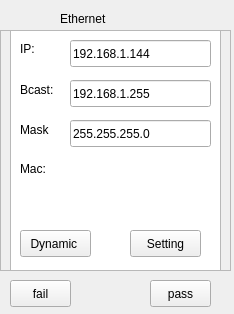
<?xml version="1.0" encoding="UTF-8"?>
<ui version="4.0">
 <class>EthernetSet</class>
 <widget class="QWidget" name="EthernetSet">
  <property name="geometry">
   <rect>
    <x>0</x>
    <y>0</y>
    <width>234</width>
    <height>314</height>
   </rect>
  </property>
  <property name="minimumSize">
   <size>
    <width>234</width>
    <height>314</height>
   </size>
  </property>
  <property name="maximumSize">
   <size>
    <width>234</width>
    <height>314</height>
   </size>
  </property>
  <property name="windowTitle">
   <string>Form</string>
  </property>
  <widget class="QPushButton" name="back">
   <property name="geometry">
    <rect>
     <x>10</x>
     <y>280</y>
     <width>61</width>
     <height>27</height>
    </rect>
   </property>
   <property name="text">
    <string>fail</string>
   </property>
  </widget>
  <widget class="QLabel" name="label_4">
   <property name="geometry">
    <rect>
     <x>60</x>
     <y>10</y>
     <width>67</width>
     <height>17</height>
    </rect>
   </property>
   <property name="text">
    <string>Ethernet</string>
   </property>
  </widget>
  <widget class="QTextBrowser" name="textBrowser">
   <property name="geometry">
    <rect>
     <x>10</x>
     <y>30</y>
     <width>211</width>
     <height>241</height>
    </rect>
   </property>
  </widget>
  <widget class="QFrame" name="frame">
   <property name="geometry">
    <rect>
     <x>0</x>
     <y>30</y>
     <width>231</width>
     <height>241</height>
    </rect>
   </property>
   <property name="frameShape">
    <enum>QFrame::StyledPanel</enum>
   </property>
   <property name="frameShadow">
    <enum>QFrame::Raised</enum>
   </property>
   <widget class="QLabel" name="label_2">
    <property name="geometry">
     <rect>
      <x>20</x>
      <y>50</y>
      <width>41</width>
      <height>20</height>
     </rect>
    </property>
    <property name="text">
     <string>Bcast:</string>
    </property>
   </widget>
   <widget class="QLabel" name="label_3">
    <property name="geometry">
     <rect>
      <x>20</x>
      <y>90</y>
      <width>41</width>
      <height>20</height>
     </rect>
    </property>
    <property name="text">
     <string>Mask</string>
    </property>
   </widget>
   <widget class="QLabel" name="label">
    <property name="geometry">
     <rect>
      <x>20</x>
      <y>10</y>
      <width>21</width>
      <height>17</height>
     </rect>
    </property>
    <property name="text">
     <string>IP:</string>
    </property>
   </widget>
   <widget class="QLabel" name="label_6">
    <property name="geometry">
     <rect>
      <x>20</x>
      <y>130</y>
      <width>91</width>
      <height>17</height>
     </rect>
    </property>
    <property name="text">
     <string>Mac:</string>
    </property>
   </widget>
   <widget class="QLineEdit" name="ip">
    <property name="geometry">
     <rect>
      <x>70</x>
      <y>10</y>
      <width>141</width>
      <height>27</height>
     </rect>
    </property>
    <property name="text">
     <string>192.168.1.144</string>
    </property>
   </widget>
   <widget class="QLabel" name="label_7">
    <property name="geometry">
     <rect>
      <x>70</x>
      <y>150</y>
      <width>151</width>
      <height>21</height>
     </rect>
    </property>
    <property name="text">
     <string/>
    </property>
   </widget>
   <widget class="QLineEdit" name="mack">
    <property name="geometry">
     <rect>
      <x>70</x>
      <y>90</y>
      <width>141</width>
      <height>27</height>
     </rect>
    </property>
    <property name="text">
     <string>255.255.255.0</string>
    </property>
   </widget>
   <widget class="QLineEdit" name="bcast">
    <property name="geometry">
     <rect>
      <x>70</x>
      <y>50</y>
      <width>141</width>
      <height>27</height>
     </rect>
    </property>
    <property name="text">
     <string>192.168.1.255</string>
    </property>
   </widget>
   <widget class="QPushButton" name="OK">
    <property name="geometry">
     <rect>
      <x>130</x>
      <y>200</y>
      <width>71</width>
      <height>27</height>
     </rect>
    </property>
    <property name="text">
     <string>Setting</string>
    </property>
   </widget>
   <widget class="QPushButton" name="pushButton">
    <property name="geometry">
     <rect>
      <x>20</x>
      <y>200</y>
      <width>71</width>
      <height>27</height>
     </rect>
    </property>
    <property name="text">
     <string>Dynamic </string>
    </property>
   </widget>
  </widget>
  <widget class="QPushButton" name="pass">
   <property name="geometry">
    <rect>
     <x>150</x>
     <y>280</y>
     <width>61</width>
     <height>27</height>
    </rect>
   </property>
   <property name="text">
    <string>pass</string>
   </property>
  </widget>
  <zorder>textBrowser</zorder>
  <zorder>back</zorder>
  <zorder>label_4</zorder>
  <zorder>frame</zorder>
  <zorder>pass</zorder>
 </widget>
 <resources/>
 <connections/>
</ui>
